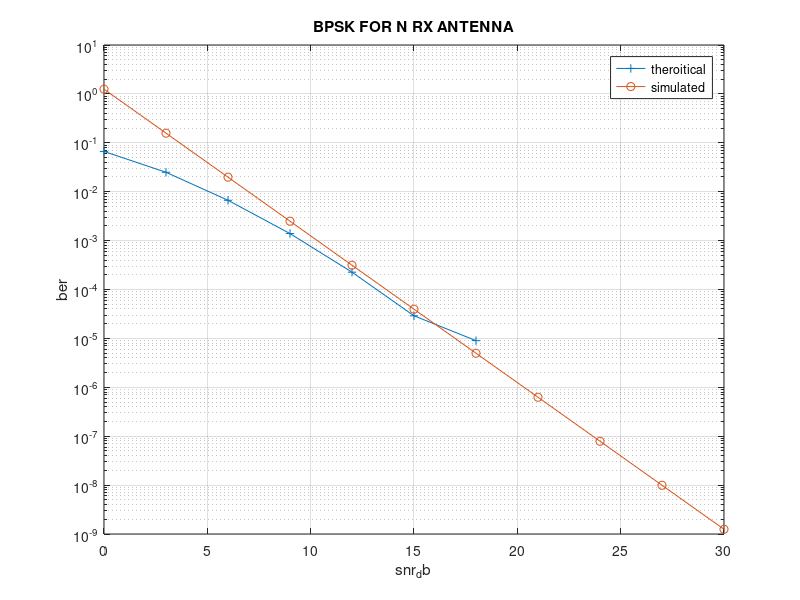

Recreate this plot in MATLAB.
%%MRC%%
clc;
clear all;
close all;

N = 1e6;
snr_db = 0:3:30;
snr_lin = 10.^(snr_db/10);

L = 3;

for i = 1:length(snr_db)
    x1 = randi([0,1],1,N);
    x = 2*x1 - 1;
    
    num = zeros(1,N);
    den = zeros(1,N);

    for Rx_ant = 1:L
        h = (randn(1,N) + 1j*randn(1,N))/sqrt(2);
        n = (randn(1,N) + 1j*randn(1,N))/sqrt(1);

        y = h.*x + n/sqrt(snr_lin(i));

        num = num + conj(h).*y;
        den = den + abs(h).^2;
    end

    z = num./den;
    detect = real(z)>0;
    error(i) = sum(abs(x1 - detect).^2);
    ber_sim(i) = error(i) / N;

    ber_theoritical(i) = ((factorial(2*L-1))/((factorial(L))*(factorial(L-1)))).*((1./(2*snr_lin(i))).^L);
end

semilogy(snr_db,ber_sim,'-+');
hold on;
grid on;
semilogy(snr_db,ber_theoritical,'-o');
xlabel('snr_db');
ylabel('ber');
title('BPSK FOR N RX ANTENNA');
legend('theroitical','simulated');

for i = 1:length(snr_db)
    fprintf('%3d dB , %10d , %.3e \n',snr_db(i),error(i),ber_sim(i));
end
